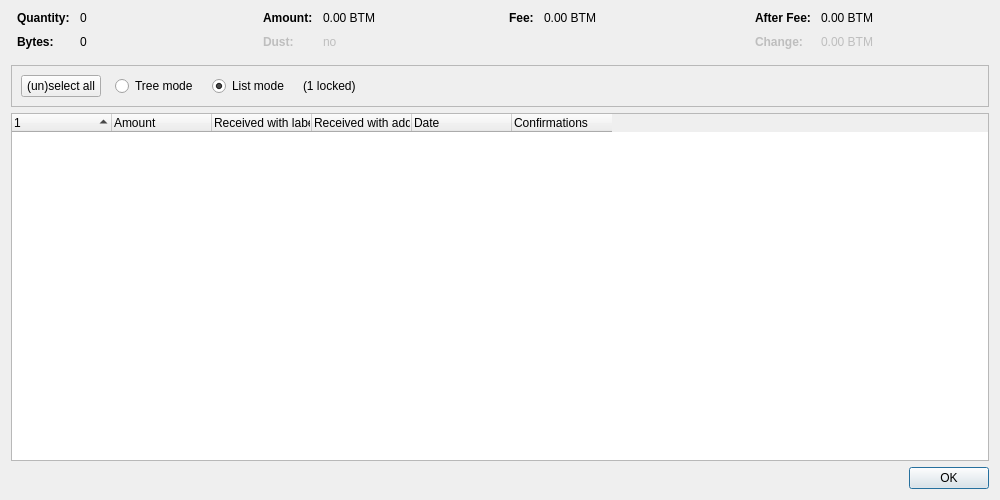
<?xml version="1.0" encoding="UTF-8"?>
<ui version="4.0">
 <class>CoinControlDialog</class>
 <widget class="QDialog" name="CoinControlDialog">
  <property name="geometry">
   <rect>
    <x>0</x>
    <y>0</y>
    <width>1000</width>
    <height>500</height>
   </rect>
  </property>
  <property name="windowTitle">
   <string>Coin Selection</string>
  </property>
  <layout class="QVBoxLayout" name="verticalLayout">
   <item>
    <layout class="QHBoxLayout" name="horizontalLayoutTop" stretch="0,0,0,0">
     <property name="topMargin">
      <number>0</number>
     </property>
     <property name="bottomMargin">
      <number>10</number>
     </property>
     <item>
      <layout class="QFormLayout" name="formLayoutCoinControl1">
       <property name="horizontalSpacing">
        <number>10</number>
       </property>
       <property name="verticalSpacing">
        <number>10</number>
       </property>
       <property name="leftMargin">
        <number>6</number>
       </property>
       <property name="rightMargin">
        <number>6</number>
       </property>
       <item row="0" column="0">
        <widget class="QLabel" name="labelCoinControlQuantityText">
         <property name="font">
          <font>
           <weight>75</weight>
           <bold>true</bold>
          </font>
         </property>
         <property name="text">
          <string>Quantity:</string>
         </property>
        </widget>
       </item>
       <item row="0" column="1">
        <widget class="QLabel" name="labelCoinControlQuantity">
         <property name="cursor">
          <cursorShape>IBeamCursor</cursorShape>
         </property>
         <property name="contextMenuPolicy">
          <enum>Qt::ActionsContextMenu</enum>
         </property>
         <property name="text">
          <string notr="true">0</string>
         </property>
         <property name="textInteractionFlags">
          <set>Qt::LinksAccessibleByMouse|Qt::TextSelectableByKeyboard|Qt::TextSelectableByMouse</set>
         </property>
        </widget>
       </item>
       <item row="1" column="0">
        <widget class="QLabel" name="labelCoinControlBytesText">
         <property name="font">
          <font>
           <weight>75</weight>
           <bold>true</bold>
          </font>
         </property>
         <property name="text">
          <string>Bytes:</string>
         </property>
        </widget>
       </item>
       <item row="1" column="1">
        <widget class="QLabel" name="labelCoinControlBytes">
         <property name="cursor">
          <cursorShape>IBeamCursor</cursorShape>
         </property>
         <property name="contextMenuPolicy">
          <enum>Qt::ActionsContextMenu</enum>
         </property>
         <property name="text">
          <string notr="true">0</string>
         </property>
         <property name="textInteractionFlags">
          <set>Qt::LinksAccessibleByMouse|Qt::TextSelectableByKeyboard|Qt::TextSelectableByMouse</set>
         </property>
        </widget>
       </item>
      </layout>
     </item>
     <item>
      <layout class="QFormLayout" name="formLayoutCoinControl2">
       <property name="horizontalSpacing">
        <number>10</number>
       </property>
       <property name="verticalSpacing">
        <number>10</number>
       </property>
       <property name="leftMargin">
        <number>6</number>
       </property>
       <property name="rightMargin">
        <number>6</number>
       </property>
       <item row="0" column="0">
        <widget class="QLabel" name="labelCoinControlAmountText">
         <property name="font">
          <font>
           <weight>75</weight>
           <bold>true</bold>
          </font>
         </property>
         <property name="text">
          <string>Amount:</string>
         </property>
        </widget>
       </item>
       <item row="0" column="1">
        <widget class="QLabel" name="labelCoinControlAmount">
         <property name="cursor">
          <cursorShape>IBeamCursor</cursorShape>
         </property>
         <property name="contextMenuPolicy">
          <enum>Qt::ActionsContextMenu</enum>
         </property>
         <property name="text">
          <string notr="true">0.00 BTM</string>
         </property>
         <property name="textInteractionFlags">
          <set>Qt::LinksAccessibleByMouse|Qt::TextSelectableByKeyboard|Qt::TextSelectableByMouse</set>
         </property>
        </widget>
       </item>
       <item row="1" column="0">
        <widget class="QLabel" name="labelCoinControlLowOutputText">
         <property name="enabled">
          <bool>false</bool>
         </property>
         <property name="font">
          <font>
           <weight>75</weight>
           <bold>true</bold>
          </font>
         </property>
         <property name="text">
          <string>Dust:</string>
         </property>
        </widget>
       </item>
       <item row="1" column="1">
        <widget class="QLabel" name="labelCoinControlLowOutput">
         <property name="enabled">
          <bool>false</bool>
         </property>
         <property name="cursor">
          <cursorShape>IBeamCursor</cursorShape>
         </property>
         <property name="contextMenuPolicy">
          <enum>Qt::ActionsContextMenu</enum>
         </property>
         <property name="text">
          <string notr="true">no</string>
         </property>
         <property name="textInteractionFlags">
          <set>Qt::LinksAccessibleByMouse|Qt::TextSelectableByKeyboard|Qt::TextSelectableByMouse</set>
         </property>
        </widget>
       </item>
      </layout>
     </item>
     <item>
      <layout class="QFormLayout" name="formLayoutCoinControl3">
       <property name="horizontalSpacing">
        <number>10</number>
       </property>
       <property name="verticalSpacing">
        <number>10</number>
       </property>
       <property name="leftMargin">
        <number>6</number>
       </property>
       <property name="rightMargin">
        <number>6</number>
       </property>
       <item row="0" column="0">
        <widget class="QLabel" name="labelCoinControlFeeText">
         <property name="font">
          <font>
           <weight>75</weight>
           <bold>true</bold>
          </font>
         </property>
         <property name="text">
          <string>Fee:</string>
         </property>
        </widget>
       </item>
       <item row="0" column="1">
        <widget class="QLabel" name="labelCoinControlFee">
         <property name="cursor">
          <cursorShape>IBeamCursor</cursorShape>
         </property>
         <property name="contextMenuPolicy">
          <enum>Qt::ActionsContextMenu</enum>
         </property>
         <property name="text">
          <string notr="true">0.00 BTM</string>
         </property>
         <property name="textInteractionFlags">
          <set>Qt::LinksAccessibleByMouse|Qt::TextSelectableByKeyboard|Qt::TextSelectableByMouse</set>
         </property>
        </widget>
       </item>
      </layout>
     </item>
     <item>
      <layout class="QFormLayout" name="formLayoutCoinControl4">
       <property name="horizontalSpacing">
        <number>10</number>
       </property>
       <property name="verticalSpacing">
        <number>10</number>
       </property>
       <property name="leftMargin">
        <number>6</number>
       </property>
       <property name="rightMargin">
        <number>6</number>
       </property>
       <item row="0" column="0">
        <widget class="QLabel" name="labelCoinControlAfterFeeText">
         <property name="font">
          <font>
           <weight>75</weight>
           <bold>true</bold>
          </font>
         </property>
         <property name="text">
          <string>After Fee:</string>
         </property>
        </widget>
       </item>
       <item row="0" column="1">
        <widget class="QLabel" name="labelCoinControlAfterFee">
         <property name="cursor">
          <cursorShape>IBeamCursor</cursorShape>
         </property>
         <property name="contextMenuPolicy">
          <enum>Qt::ActionsContextMenu</enum>
         </property>
         <property name="text">
          <string notr="true">0.00 BTM</string>
         </property>
         <property name="textInteractionFlags">
          <set>Qt::LinksAccessibleByMouse|Qt::TextSelectableByKeyboard|Qt::TextSelectableByMouse</set>
         </property>
        </widget>
       </item>
       <item row="1" column="0">
        <widget class="QLabel" name="labelCoinControlChangeText">
         <property name="enabled">
          <bool>false</bool>
         </property>
         <property name="font">
          <font>
           <weight>75</weight>
           <bold>true</bold>
          </font>
         </property>
         <property name="text">
          <string>Change:</string>
         </property>
        </widget>
       </item>
       <item row="1" column="1">
        <widget class="QLabel" name="labelCoinControlChange">
         <property name="enabled">
          <bool>false</bool>
         </property>
         <property name="cursor">
          <cursorShape>IBeamCursor</cursorShape>
         </property>
         <property name="contextMenuPolicy">
          <enum>Qt::ActionsContextMenu</enum>
         </property>
         <property name="text">
          <string notr="true">0.00 BTM</string>
         </property>
         <property name="textInteractionFlags">
          <set>Qt::LinksAccessibleByMouse|Qt::TextSelectableByKeyboard|Qt::TextSelectableByMouse</set>
         </property>
        </widget>
       </item>
      </layout>
     </item>
    </layout>
   </item>
   <item>
    <widget class="QFrame" name="frame">
     <property name="minimumSize">
      <size>
       <width>0</width>
       <height>40</height>
      </size>
     </property>
     <property name="frameShape">
      <enum>QFrame::StyledPanel</enum>
     </property>
     <property name="frameShadow">
      <enum>QFrame::Sunken</enum>
     </property>
     <layout class="QHBoxLayout" name="horizontalLayout">
      <item>
       <layout class="QHBoxLayout" name="horizontalLayoutPanel" stretch="0,0,0,0,0">
        <property name="spacing">
         <number>14</number>
        </property>
        <item>
         <widget class="QPushButton" name="pushButtonSelectAll">
          <property name="sizePolicy">
           <sizepolicy hsizetype="Maximum" vsizetype="Fixed">
            <horstretch>0</horstretch>
            <verstretch>0</verstretch>
           </sizepolicy>
          </property>
          <property name="text">
           <string>(un)select all</string>
          </property>
          <property name="autoDefault">
           <bool>false</bool>
          </property>
         </widget>
        </item>
        <item>
         <widget class="QRadioButton" name="radioTreeMode">
          <property name="sizePolicy">
           <sizepolicy hsizetype="Maximum" vsizetype="Fixed">
            <horstretch>0</horstretch>
            <verstretch>0</verstretch>
           </sizepolicy>
          </property>
          <property name="text">
           <string>Tree mode</string>
          </property>
         </widget>
        </item>
        <item>
         <widget class="QRadioButton" name="radioListMode">
          <property name="sizePolicy">
           <sizepolicy hsizetype="Maximum" vsizetype="Fixed">
            <horstretch>0</horstretch>
            <verstretch>0</verstretch>
           </sizepolicy>
          </property>
          <property name="text">
           <string>List mode</string>
          </property>
          <property name="checked">
           <bool>true</bool>
          </property>
         </widget>
        </item>
        <item>
         <widget class="QLabel" name="labelLocked">
          <property name="text">
           <string notr="true">(1 locked)</string>
          </property>
         </widget>
        </item>
        <item>
         <spacer name="horizontalSpacer">
          <property name="orientation">
           <enum>Qt::Horizontal</enum>
          </property>
          <property name="sizeHint" stdset="0">
           <size>
            <width>40</width>
            <height>20</height>
           </size>
          </property>
         </spacer>
        </item>
       </layout>
      </item>
     </layout>
    </widget>
   </item>
   <item>
    <widget class="CoinControlTreeWidget" name="treeWidget">
     <property name="contextMenuPolicy">
      <enum>Qt::CustomContextMenu</enum>
     </property>
     <property name="sortingEnabled">
      <bool>false</bool>
     </property>
     <property name="columnCount">
      <number>6</number>
     </property>
     <attribute name="headerShowSortIndicator" stdset="0">
      <bool>true</bool>
     </attribute>
     <attribute name="headerStretchLastSection">
      <bool>false</bool>
     </attribute>
     <column>
      <property name="text">
       <string/>
      </property>
     </column>
     <column>
      <property name="text">
       <string>Amount</string>
      </property>
     </column>
     <column>
      <property name="text">
       <string>Received with label</string>
      </property>
     </column>
     <column>
      <property name="text">
       <string>Received with address</string>
      </property>
     </column>
     <column>
      <property name="text">
       <string>Date</string>
      </property>
     </column>
     <column>
      <property name="text">
       <string>Confirmations</string>
      </property>
      <property name="toolTip">
       <string>Confirmed</string>
      </property>
     </column>
     <column>
      <property name="text">
       <string/>
      </property>
     </column>
     <column>
      <property name="text">
       <string/>
      </property>
     </column>
     <column>
      <property name="text">
       <string/>
      </property>
     </column>
     <column>
      <property name="text">
       <string/>
      </property>
     </column>
    </widget>
   </item>
   <item>
    <widget class="QDialogButtonBox" name="buttonBox">
     <property name="orientation">
      <enum>Qt::Horizontal</enum>
     </property>
     <property name="standardButtons">
      <set>QDialogButtonBox::Ok</set>
     </property>
    </widget>
   </item>
  </layout>
 </widget>
 <customwidgets>
  <customwidget>
   <class>CoinControlTreeWidget</class>
   <extends>QTreeWidget</extends>
   <header>qt/coincontroltreewidget.h</header>
  </customwidget>
 </customwidgets>
 <resources/>
 <connections/>
</ui>
